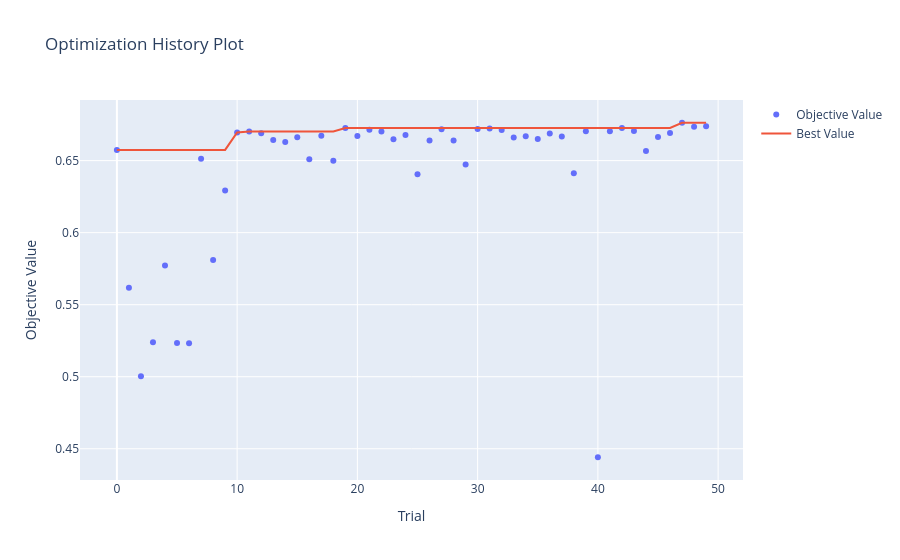
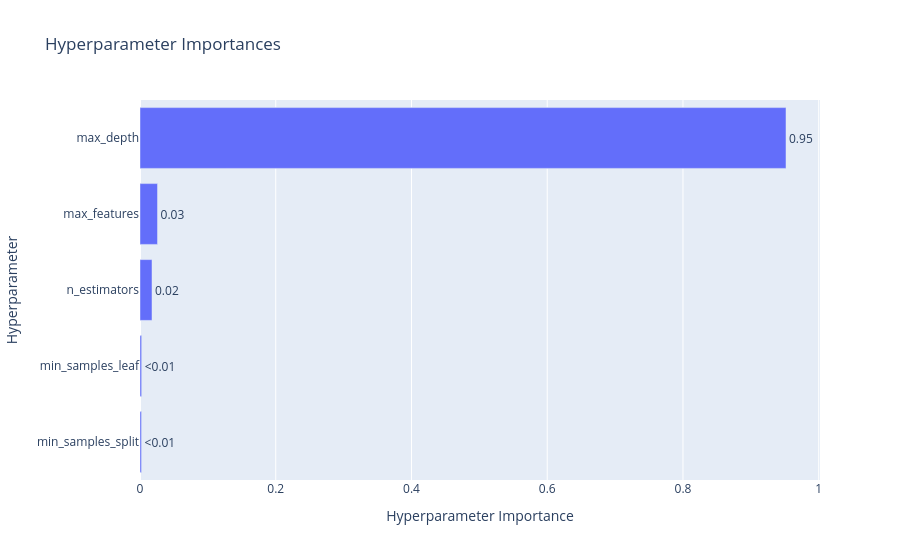
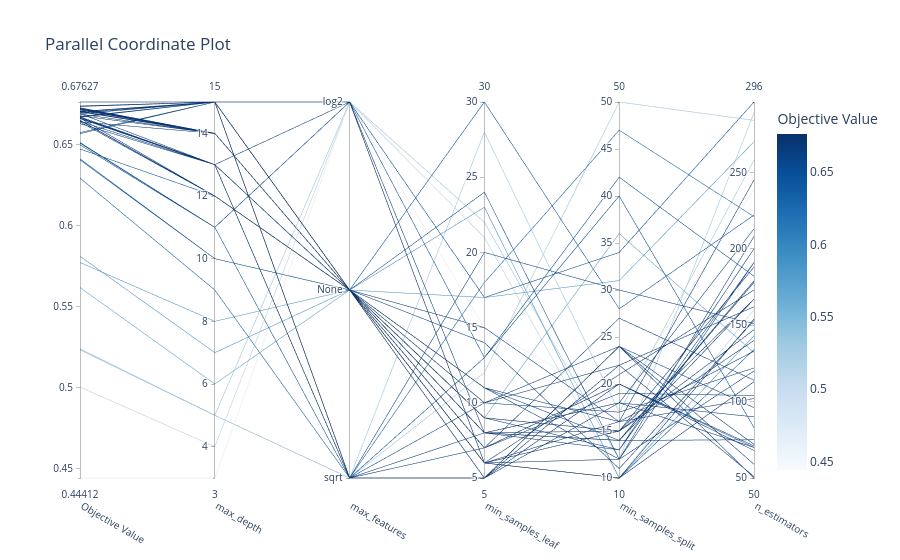

Notebook cell for these charts, in order:
### Code cell
# ============================================================
#  5. ÉVALUATION du meilleur modèle  (ton code, inchangé)
# ============================================================
from sklearn.metrics import classification_report, ConfusionMatrixDisplay
 
best_model = RandomForestClassifier(**study.best_params, random_state=42, n_jobs=-1, class_weight="balanced")
best_model.fit(X_train, y_train)
 
y_pred = best_model.predict(X_test)
 
print(classification_report(y_test, y_pred))
print(f"Accuracy test : {best_model.score(X_test, y_test):.4f}")
 
 
# --- Matrice de confusion ---
labels = sorted(y_train.unique())
 
fig, axes = plt.subplots(1, 2, figsize=(13, 5))
 
ConfusionMatrixDisplay.from_estimator(
    best_model, X_test, y_test, labels=labels,
    display_labels=[l.upper() for l in labels],
    cmap="Blues", ax=axes[0], colorbar=False
)
axes[0].set_title("Effectifs")
 
ConfusionMatrixDisplay.from_estimator(
    best_model, X_test, y_test, labels=labels,
    display_labels=[l.upper() for l in labels],
    cmap="Blues", normalize="true", values_format=".2f",
    ax=axes[1], colorbar=False
)
axes[1].set_title("Normalisée par ligne")
 
fig.suptitle("Matrice de confusion — Nutri-Score", fontsize=14)
plt.tight_layout()
plt.show()
 
 
# --- Importance des variables ---
feature_scores = pd.Series(best_model.feature_importances_,
                           index=X_train.columns).sort_values(ascending=False)
 
plt.figure(figsize=(8, 5))
sns.barplot(x=feature_scores, y=feature_scores.index)
plt.xlabel("Feature importance score")
plt.ylabel("Variables")
plt.title("Importance des variables")
plt.tight_layout()
plt.show()
 
print(feature_scores)
 
 
# --- Graphiques Optuna ---
optuna.visualization.plot_optimization_history(study).show()
optuna.visualization.plot_param_importances(study).show()
optuna.visualization.plot_parallel_coordinate(study).show()

### Figure 1 — Plotly figure (JSON) as saved in the notebook; plotly's stock layout.template omitted (floating-point values rounded to 4 significant figures)
{"data": [{"mode": "markers", "name": "Objective Value", "type": "scatter", "x": [0, 1, 2, 3, 4, 5, 6, 7, 8, 9, 10, 11, 12, 13, 14, 15, 16, 17, 18, 19, 20, 21, 22, 23, 24, 25, 26, 27, 28, 29, 30, 31, 32, 33, 34, 35, 36, 37, 38, 39, 40, 41, 42, 43, 44, 45, 46, 47, 48, 49], "y": [0.6574, 0.5618, 0.5003, 0.5239, 0.5772, 0.5234, 0.5232, 0.6513, 0.581, 0.6293, 0.6696, 0.6702, 0.669, 0.6643, 0.6629, 0.6663, 0.6509, 0.6673, 0.6499, 0.6726, 0.6671, 0.6714, 0.6702, 0.6648, 0.6678, 0.6405, 0.664, 0.6718, 0.664, 0.6472, 0.6719, 0.6722, 0.6713, 0.666, 0.6669, 0.665, 0.6688, 0.6667, 0.6412, 0.6704, 0.4441, 0.6705, 0.6727, 0.6706, 0.6567, 0.6664, 0.6691, 0.6763, 0.6735, 0.6738]}, {"mode": "lines", "name": "Best Value", "type": "scatter", "x": [0, 1, 2, 3, 4, 5, 6, 7, 8, 9, 10, 11, 12, 13, 14, 15, 16, 17, 18, 19, 20, 21, 22, 23, 24, 25, 26, 27, 28, 29, 30, 31, 32, 33, 34, 35, 36, 37, 38, 39, 40, 41, 42, 43, 44, 45, 46, 47, 48, 49], "y": [0.6574, 0.6574, 0.6574, 0.6574, 0.6574, 0.6574, 0.6574, 0.6574, 0.6574, 0.6574, 0.6696, 0.6702, 0.6702, 0.6702, 0.6702, 0.6702, 0.6702, 0.6702, 0.6702, 0.6726, 0.6726, 0.6726, 0.6726, 0.6726, 0.6726, 0.6726, 0.6726, 0.6726, 0.6726, 0.6726, 0.6726, 0.6726, 0.6726, 0.6726, 0.6726, 0.6726, 0.6726, 0.6726, 0.6726, 0.6726, 0.6726, 0.6726, 0.6727, 0.6727, 0.6727, 0.6727, 0.6727, 0.6763, 0.6763, 0.6763]}, {"marker": {"color": "#cccccc"}, "mode": "markers", "name": "Infeasible Trial", "showlegend": false, "type": "scatter", "x": [], "y": []}], "layout": {"title": {"text": "Optimization History Plot"}, "xaxis": {"title": {"text": "Trial"}}, "yaxis": {"title": {"text": "Objective Value"}}}}

### Figure 2 — Plotly figure (JSON) as saved in the notebook; plotly's stock layout.template omitted (floating-point values rounded to 4 significant figures)
{"data": [{"cliponaxis": false, "hovertemplate": ["min_samples_split (IntDistribution): 0.0022760330424551685<extra></extra>", "min_samples_leaf (IntDistribution): 0.0024370666189454902<extra></extra>", "n_estimators (IntDistribution): 0.01767820340626197<extra></extra>", "max_features (CategoricalDistribution): 0.025810780209535776<extra></extra>", "max_depth (IntDistribution): 0.9517979167228016<extra></extra>"], "name": "Objective Value", "orientation": "h", "text": ["<0.01", "<0.01", "0.02", "0.03", "0.95"], "textposition": "outside", "type": "bar", "x": [0.002276, 0.002437, 0.01768, 0.02581, 0.9518], "y": ["min_samples_split", "min_samples_leaf", "n_estimators", "max_features", "max_depth"]}], "layout": {"title": {"text": "Hyperparameter Importances"}, "xaxis": {"title": {"text": "Hyperparameter Importance"}}, "yaxis": {"title": {"text": "Hyperparameter"}}}}

### Figure 3 — Plotly figure (JSON) as saved in the notebook; plotly's stock layout.template omitted (floating-point values rounded to 4 significant figures)
{"data": [{"dimensions": [{"label": "Objective Value", "range": [0.4441, 0.6763], "values": [0.6574, 0.5618, 0.5003, 0.5239, 0.5772, 0.5234, 0.5232, 0.6513, 0.581, 0.6293, 0.6696, 0.6702, 0.669, 0.6643, 0.6629, 0.6663, 0.6509, 0.6673, 0.6499, 0.6726, 0.6671, 0.6714, 0.6702, 0.6648, 0.6678, 0.6405, 0.664, 0.6718, 0.664, 0.6472, 0.6719, 0.6722, 0.6713, 0.666, 0.6669, 0.665, 0.6688, 0.6667, 0.6412, 0.6704, 0.4441, 0.6705, 0.6727, 0.6706, 0.6567, 0.6664, 0.6691, 0.6763, 0.6735, 0.6738]}, {"label": "max_depth", "range": [3, 15], "values": [15, 6, 4, 5, 8, 5, 5, 11, 7, 9, 15, 15, 15, 13, 13, 13, 11, 15, 11, 14, 13, 14, 14, 12, 14, 10, 14, 14, 12, 12, 14, 14, 14, 13, 15, 12, 14, 13, 10, 15, 3, 14, 14, 14, 15, 12, 13, 15, 15, 15]}, {"label": "max_features", "range": [0, 2], "ticktext": ["sqrt", "None", "log2"], "tickvals": [0, 1, 2], "values": [0, 1, 2, 2, 1, 0, 0, 2, 1, 0, 0, 0, 0, 0, 0, 0, 0, 0, 2, 1, 1, 1, 1, 1, 1, 1, 1, 1, 1, 1, 1, 1, 1, 1, 1, 1, 1, 2, 1, 1, 2, 1, 1, 1, 1, 1, 1, 1, 2, 2]}, {"label": "min_samples_leaf", "range": [5, 30], "values": [20, 9, 21, 22, 17, 12, 28, 17, 23, 18, 5, 5, 5, 5, 10, 8, 13, 7, 13, 5, 10, 5, 7, 7, 11, 7, 15, 8, 9, 30, 8, 8, 9, 11, 14, 8, 11, 8, 6, 10, 15, 6, 6, 9, 24, 6, 8, 6, 6, 6]}, {"label": "min_samples_split", "range": [10, 50], "values": [30, 36, 10, 12, 31, 50, 17, 34, 10, 47, 24, 24, 22, 24, 24, 18, 40, 27, 42, 18, 17, 20, 20, 19, 14, 20, 16, 14, 13, 28, 14, 15, 15, 12, 11, 14, 16, 13, 10, 22, 18, 21, 15, 15, 12, 16, 18, 10, 12, 10]}, {"label": "n_estimators", "range": [50, 296], "values": [151, 132, 160, 289, 270, 284, 258, 296, 143, 221, 72, 59, 51, 50, 96, 90, 83, 114, 182, 70, 122, 71, 68, 104, 75, 70, 102, 179, 191, 222, 167, 188, 167, 208, 153, 178, 245, 200, 134, 162, 239, 173, 140, 147, 191, 133, 213, 154, 120, 113]}], "labelangle": 30, "labelside": "bottom", "line": {"color": [0.6574, 0.5618, 0.5003, 0.5239, 0.5772, 0.5234, 0.5232, 0.6513, 0.581, 0.6293, 0.6696, 0.6702, 0.669, 0.6643, 0.6629, 0.6663, 0.6509, 0.6673, 0.6499, 0.6726, 0.6671, 0.6714, 0.6702, 0.6648, 0.6678, 0.6405, 0.664, 0.6718, 0.664, 0.6472, 0.6719, 0.6722, 0.6713, 0.666, 0.6669, 0.665, 0.6688, 0.6667, 0.6412, 0.6704, 0.4441, 0.6705, 0.6727, 0.6706, 0.6567, 0.6664, 0.6691, 0.6763, 0.6735, 0.6738], "colorbar": {"title": {"text": "Objective Value"}}, "colorscale": [[0, "rgb(247,251,255)"], [0.125, "rgb(222,235,247)"], [0.25, "rgb(198,219,239)"], [0.375, "rgb(158,202,225)"], [0.5, "rgb(107,174,214)"], [0.625, "rgb(66,146,198)"], [0.75, "rgb(33,113,181)"], [0.875, "rgb(8,81,156)"], [1, "rgb(8,48,107)"]], "reversescale": false, "showscale": true}, "type": "parcoords"}], "layout": {"title": {"text": "Parallel Coordinate Plot"}}}
